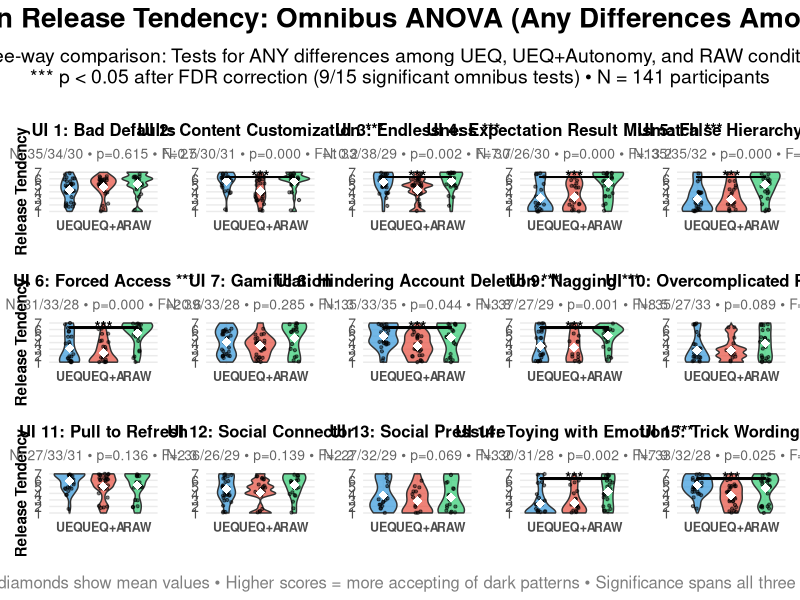

This figure's R source:
# Create Three-Condition Omnibus ANOVA Violin Plot with FDR Corrected Results
# Based on the successful violin plot structure, but using omnibus ANOVA results
# Tests: Any differences among UEQ vs UEQ+Autonomy vs RAW (two-tailed)

library(dplyr)
library(ggplot2)
library(patchwork)

cat("=== CREATING THREE-CONDITION OMNIBUS ANOVA VIOLIN PLOT (FDR CORRECTED) ===\n")

# Map interfaces to pattern names (same as original analysis)
interface_patterns <- data.frame(
  interface = paste0("ui", sprintf("%03d", 1:15)),
  pattern_name = c(
    "Bad Defaults",           # UI 1
    "Content Customization",  # UI 2 
    "Endlessness",           # UI 3
    "Expectation Result Mismatch", # UI 4
    "False Hierarchy",       # UI 5
    "Forced Access",         # UI 6
    "Gamification",          # UI 7
    "Hindering Account Deletion", # UI 8
    "Nagging",               # UI 9
    "Overcomplicated Process", # UI 10
    "Pull to Refresh",       # UI 11
    "Social Connector",      # UI 12
    "Social Pressure",       # UI 13
    "Toying with Emotion",   # UI 14
    "Trick Wording"          # UI 15
  )
)

# Load the FDR-corrected ANOVA results
results_data <- read.csv("results/three_condition_anova_results.csv")
cat("Loaded ANOVA results for", nrow(results_data), "interfaces\n")

# Add pattern names to results
results_data <- results_data %>%
  left_join(interface_patterns, by = c("interface" = "interface"))

# Load the three-condition interface data for plotting
interface_data <- read.csv("results/three_condition_interface_data.csv")
cat("Loaded interface data:", nrow(interface_data), "evaluations from", 
    length(unique(interface_data$ResponseId)), "participants\n")

# Check which interfaces have significant FDR-corrected omnibus ANOVA results
sig_interfaces <- results_data %>%
  filter(tendency_p_fdr < 0.05) %>%
  pull(interface)

cat("Significant interfaces after FDR correction (Omnibus ANOVA - any difference among 3 groups):", length(sig_interfaces), "\n")
if(length(sig_interfaces) > 0) {
  sig_names <- results_data %>%
    filter(interface %in% sig_interfaces) %>%
    select(interface, pattern_name, tendency_p_fdr, tendency_f)
  print(sig_names)
}

# Create individual interface plot function for omnibus ANOVA
create_interface_plot <- function(ui_num) {
  
  # Get interface data
  ui_data <- interface_data %>%
    filter(interface == paste0("ui", sprintf("%03d", ui_num)), !is.na(tendency))
  
  if(nrow(ui_data) == 0) {
    return(NULL)
  }
  
  # Get results for this interface
  ui_results <- results_data %>%
    filter(interface == paste0("ui", sprintf("%03d", ui_num)))
  
  pattern_name <- ui_results$pattern_name
  p_fdr <- ui_results$tendency_p_fdr      # Using omnibus ANOVA p-value
  f_stat <- ui_results$tendency_f         # F-statistic for omnibus ANOVA
  
  # Determine if significant (FDR corrected omnibus ANOVA)
  is_significant <- p_fdr < 0.05
  
  # Create title with significance indicator
  title_text <- paste0("UI ", ui_num, ": ", pattern_name)
  if(is_significant) {
    title_text <- paste0(title_text, " ***")
  }
  
  # Get sample sizes
  n_ueq <- ui_results$n_ueq
  n_autonomy <- ui_results$n_autonomy
  n_raw <- ui_results$n_raw
  
  # Set condition order and labels
  ui_data$condition_f <- factor(ui_data$condition, 
                               levels = c("UEQ", "UEQ+Autonomy", "RAW"),
                               labels = c("UEQ", "UEQ+A", "RAW"))
  
  # Create the plot with violin plots
  p <- ggplot(ui_data, aes(x = condition_f, y = tendency, fill = condition_f)) +
    geom_violin(alpha = 0.7, trim = FALSE) +
    geom_jitter(width = 0.15, alpha = 0.5, size = 0.8) +
    stat_summary(fun = mean, geom = "point", shape = 18, size = 3, color = "white") +
    scale_fill_manual(values = c("UEQ" = "#3498db", "UEQ+A" = "#e74c3c", "RAW" = "#2ecc71")) +
    labs(
      title = title_text,
      x = "",  # Remove x-axis label to reduce repetition
      y = if(ui_num %in% c(1, 6, 11)) "Release Tendency" else "",  # Only show y-label on left column
      subtitle = paste0("N: ", n_ueq, "/", n_autonomy, "/", n_raw, " • p=", sprintf("%.3f", p_fdr), " • F=", sprintf("%.1f", f_stat))
    ) +
    theme_minimal() +
    theme(
      legend.position = "none",
      plot.title = element_text(size = 12, face = "bold", hjust = 0.5),
      plot.subtitle = element_text(size = 10, hjust = 0.5, color = "gray40"),
      axis.title = element_text(size = 11, face = "bold"),
      axis.text = element_text(size = 10),
      axis.text.x = element_text(size = 9, face = "bold"),
      panel.grid.minor = element_blank(),
      plot.margin = margin(t = 10, r = 5, b = 5, l = 5)
    ) +
    scale_y_continuous(limits = c(1, 7), breaks = 1:7) +
    scale_x_discrete()
  
  # Add significance annotation for omnibus ANOVA (spans all three groups)
  if(is_significant) {
    # Add significance line spanning all three conditions
    p <- p + 
      # Significance line across all three groups
      geom_segment(aes(x = 1, xend = 3, y = 6.3, yend = 6.3), 
                   color = "black", linewidth = 0.5, inherit.aes = FALSE) +
      geom_segment(aes(x = 1, xend = 1, y = 6.25, yend = 6.3), 
                   color = "black", linewidth = 0.5, inherit.aes = FALSE) +
      geom_segment(aes(x = 3, xend = 3, y = 6.25, yend = 6.3), 
                   color = "black", linewidth = 0.5, inherit.aes = FALSE) +
      # Significance stars
      annotate("text", x = 2, y = 6.4, label = "***", color = "black", size = 4, fontface = "bold")
  }
  
  return(p)
}

# Create plots for all interfaces
cat("\nCreating individual plots...\n")

tendency_plots <- list()
for(ui_num in 1:15) {
  plot <- create_interface_plot(ui_num)
  if(!is.null(plot)) {
    tendency_plots[[paste0("ui", ui_num)]] <- plot
  }
}

# Combine plots
if(length(tendency_plots) > 0) {
  
  # Create directory if it doesn't exist
  if(!dir.exists("plots")) {
    dir.create("plots")
  }
  
  tendency_grid <- wrap_plots(tendency_plots, ncol = 5, nrow = 3)
  
  # Count significant results
  n_sig_fdr <- sum(results_data$tendency_p_fdr < 0.05, na.rm = TRUE)
  n_total <- nrow(results_data)
  
  tendency_final <- tendency_grid + 
    plot_annotation(
      title = "Dark Pattern Release Tendency: Omnibus ANOVA (Any Differences Among Groups)",
      subtitle = paste0("Three-way comparison: Tests for ANY differences among UEQ, UEQ+Autonomy, and RAW conditions\n",
                       "*** p < 0.05 after FDR correction (", n_sig_fdr, "/", n_total, " significant omnibus tests) • ",
                       "N = ", length(unique(interface_data$ResponseId)), " participants"),
      caption = "White diamonds show mean values • Higher scores = more accepting of dark patterns • Significance spans all three groups",
      theme = theme(
        plot.title = element_text(size = 20, face = "bold", hjust = 0.5, margin = margin(b = 10)),
        plot.subtitle = element_text(size = 14, hjust = 0.5, margin = margin(b = 15)),
        plot.caption = element_text(size = 12, hjust = 0.5, color = "gray50", margin = margin(t = 10))
      )
    )
  
  # Save the plot
  filename <- "plots/three_condition_omnibus_anova_violin_fdr_corrected.png"
  ggsave(filename, plot = tendency_final, width = 24, height = 14, dpi = 300)
  
  cat("✓ Plot saved:", filename, "\n")
  cat("✓ Significant interfaces (FDR corrected omnibus ANOVA):", n_sig_fdr, "out of", n_total, "\n")
  
  # List significant interfaces
  if(n_sig_fdr > 0) {
    cat("\nSignificant interfaces (Omnibus ANOVA - any difference among groups):\n")
    sig_summary <- results_data %>%
      filter(tendency_p_fdr < 0.05) %>%
      select(interface, pattern_name, tendency_p_fdr, tendency_f) %>%
      arrange(tendency_p_fdr)
    
    for(i in seq_len(nrow(sig_summary))) {
      cat(sprintf("• UI %s (%s): p=%.4f, F=%.2f\n", 
                  gsub("ui0*", "", sig_summary$interface[i]), 
                  sig_summary$pattern_name[i],
                  sig_summary$tendency_p_fdr[i],
                  sig_summary$tendency_f[i]))
    }
  }
  
} else {
  cat("❌ No plots created - check data availability\n")
}

cat("\n✓ Three-condition omnibus ANOVA violin plot generation complete!\n")
